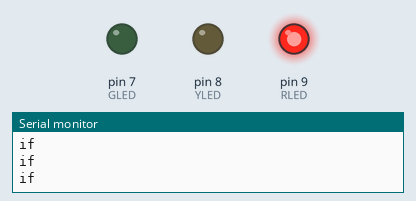
Simulated run of this sketch. Board: Arduino Uno, built with avr-gcc and run on an emulated ATmega328P. Shown: output pins drawn as LEDs (lit = HIGH), the last lines printed to the serial monitor.

Above: at 0.4 s.
At 1.4 s:
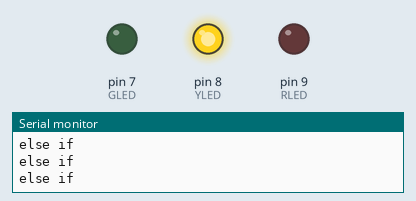
At 3.1 s:
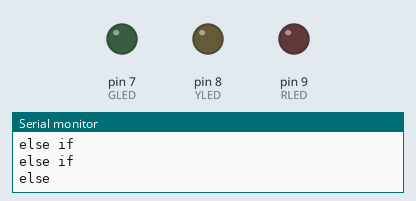
At 5.8 s:
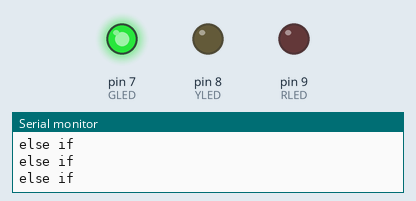
Timing chart, 0 to 7.8 s (numbered marks = the images above):
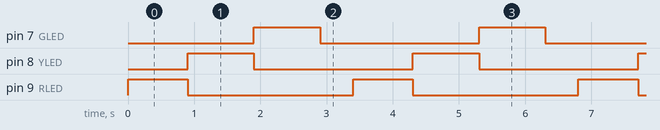

Measured:
- by itself, pin 7 (GLED), pin 8 (YLED): alternates HIGH for 1.0 s and LOW for 2.4 s
- by itself, pin 9 (RLED): alternates HIGH for 0.90 s and LOW for 2.5 s
- by itself, everything shown: repeats every 3.4 s, in 4 steps

The sketch:

Lab2_BM_copy_20260130135735.ino
```cpp
/*
Module 2 lab, LED Sequence Comparitors
Brian Mann
January 30, 2026
This sketch will sequentially turn ON and OFF three LEDs using a mathematical comparison on an incremented variable
*/
const int RLED = 9;  // Sets red LED to integer 9
const int YLED = 8;  // Sets yellow LED to integer 8
const int GLED = 7;  // Sets green LED to integer 7
int INC = 0;         // INC is the increment variable


void setup() {
  pinMode(YLED, OUTPUT);  // sets pin 8 as an output
  pinMode(RLED, OUTPUT);  // sets pin 9 as an output
  pinMode(GLED, OUTPUT);  // sets pin 7 as an output
  Serial.begin(9600);
}

void loop() {

  INC++;  // Increments INC every time the loop is executed

  if (INC < 10) {  // If INC is less than 10, light the red diode
    digitalWrite(RLED, HIGH);
    Serial.println("if");
    delay(100);
  }

  else if (INC < 20) {  // If INC is greater than 9 but less than 20, turn off red and light yellow
    digitalWrite(RLED, LOW);
    digitalWrite(YLED, HIGH);
    Serial.println("else if");
    delay(100);
  }

  else if (INC < 30) { //IfINC is greater than 19 but les than 30, turn off yellow and ligh green
    digitalWrite(YLED, LOW);
    digitalWrite(GLED, HIGH);
    Serial.println("else if");
    delay(100);
  }

  else {
    INC = 0;                  // Reset INC to 0 for next run thru
    digitalWrite(GLED, LOW);  // Turn green off
    Serial.println("else");
    delay(500);
  }
}
```
